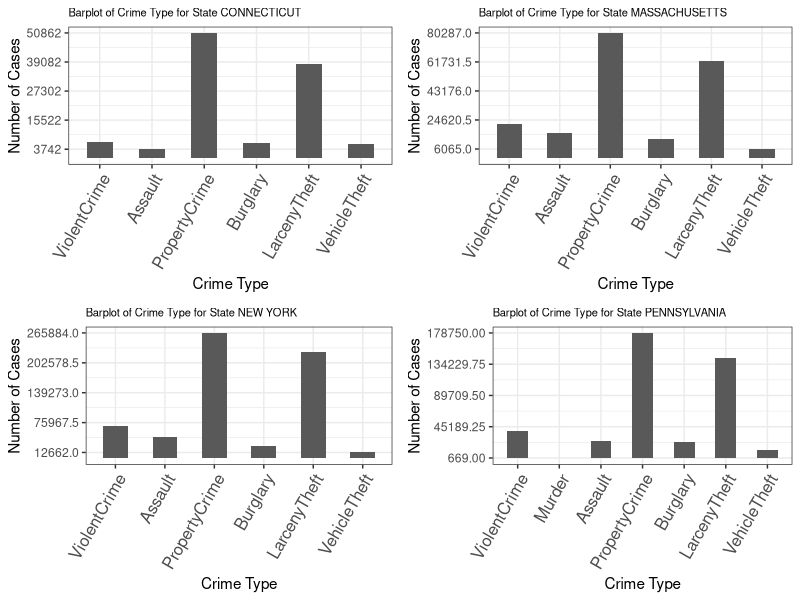
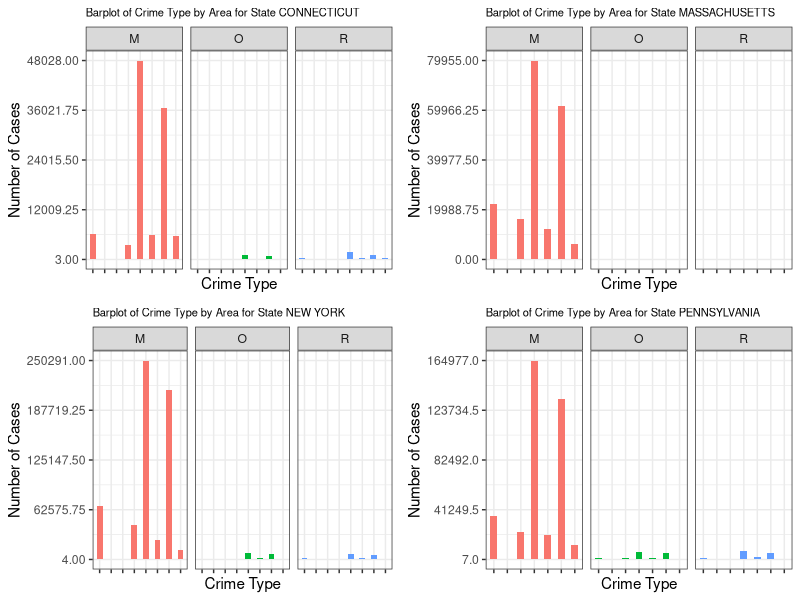
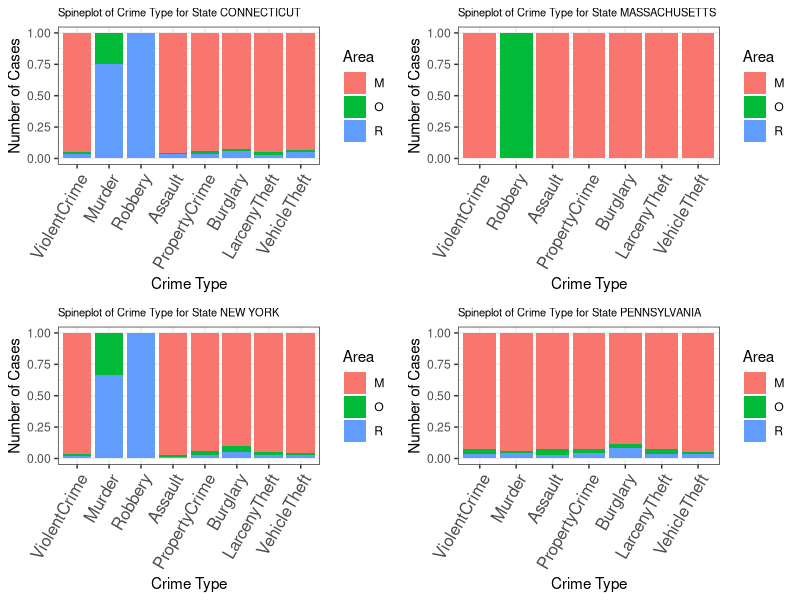
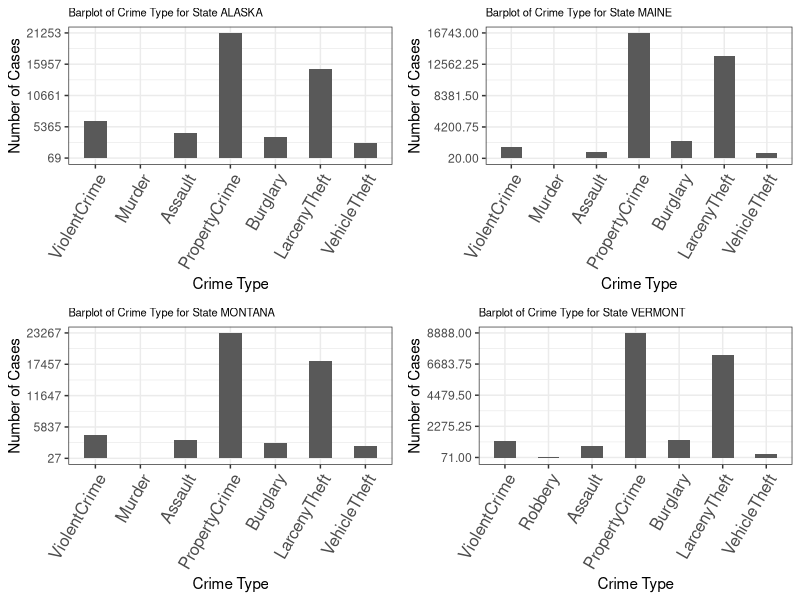
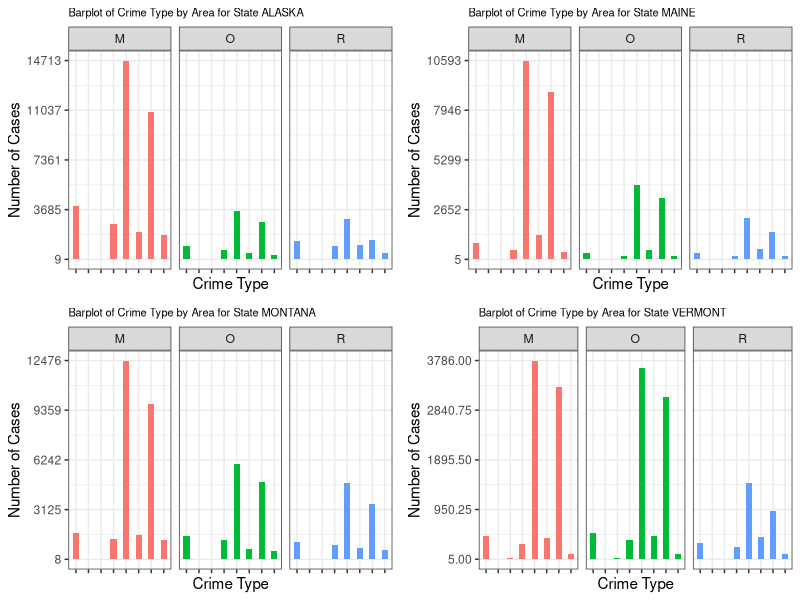
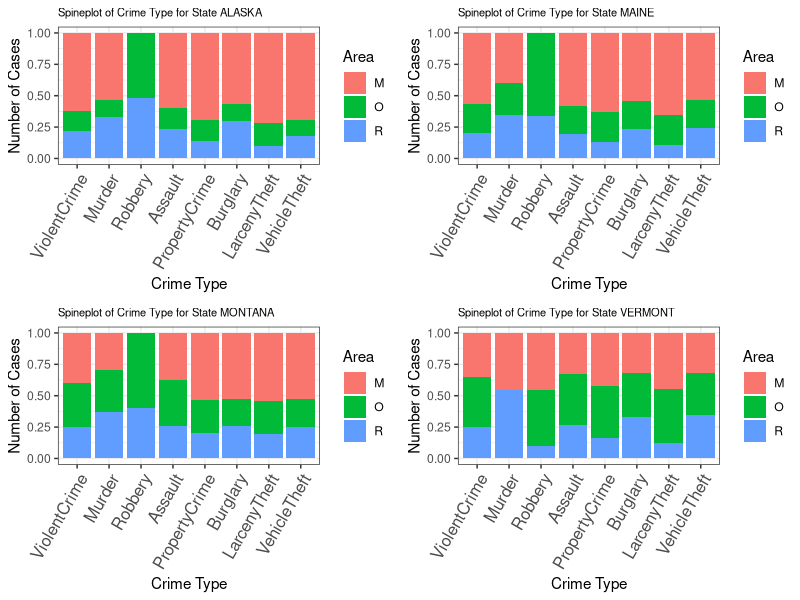

The R script that drew these images, in order:
## ---- chunk 1
library(ggplot2)
library(tidyr)
library(dplyr)
library(cowplot)

dt <- read.csv("../raw data/alldata_Part1.csv")
names(dt)[8:14] <- c("Murder", "Robbery", "Assault", "PropertyCrime", "Burglary", "LarcenyTheft", "VehicleTheft") 


### By area by crime type ###

visual.fun <- function(year=NULL, state = 'WISCONSIN',  type='reported', data=dt){
  
  #mydata <- paste(paste("Data", year, sep=""), "Part1", sep = "_")
  indicator <- ifelse(type=='reported', 'Y', 'N')
  
  if(!is.null(year)){
    mydata <- data[which(data$Year == year),]
    
    fig <- 
      mydata  %>%
      filter(State == state) %>%
      gather(., crimetype, number_of_crime, ViolentCrime:VehicleTheft, factor_key = TRUE) %>%
      filter(Actual == indicator)%>%
      filter(!is.na(as.numeric(number_of_crime)))
    
    fig$number_of_crime <- as.numeric(fig$number_of_crime)
    
    min.dt <- min(fig$number_of_crime, na.rm = T)
    max.dt <- max(fig$number_of_crime, na.rm = T)
    
    p1 <- ggplot(aes(x=crimetype, y=number_of_crime,fill=Area), data=fig) +
      geom_bar(stat="identity", width=.5, position = "dodge") +
      facet_wrap(~Area)+
      scale_y_continuous(breaks = seq(min.dt, max.dt, length.out = 5)) + 
      xlab("Crime Type") +
      ylab("Number of Cases") + 
      ggtitle(paste("Barplot of Crime Type by Area for State", state, sep=" ")) +
      theme_bw() +
      theme(axis.text.x = element_blank(), legend.position = 'none') +
      theme(plot.title = element_text(size=8))
    
    
    ### by crime type ###
    
    fig1 <- 
      mydata  %>%
      filter(State == state) %>%
      gather(., crimetype, number_of_crime, ViolentCrime:VehicleTheft, factor_key = TRUE) %>%
      filter(Actual == indicator) %>%
      group_by(State, crimetype) %>%
      summarise(total = sum(as.numeric(number_of_crime))) %>%
      filter(!is.na(total))
    
    
    min.dt <- min(fig1$total, na.rm = T)
    max.dt <- max(fig1$total, na.rm = T)
    
    
    p2 <- ggplot(aes(x=crimetype, y=total), data=fig1) +
      geom_bar(stat="identity", width=.5, position = "dodge") +
      scale_y_continuous(breaks = seq(min.dt, max.dt, length.out = 5)) + 
      xlab("Crime Type") +
      ylab("Number of Cases") + 
      ggtitle(paste("Barplot of Crime Type for State", state, sep=" ")) +
      theme_bw() +
      theme(axis.text.x = element_text(size = 12, angle = 60, hjust = 1), legend.position = 'none') +
      theme(plot.title = element_text(size=8))
    # ,element_text(size = 12, angle = 60, hjust = 1
    
    ### Spine plot ###
    
    p3 <- ggplot(aes(x=crimetype, y=number_of_crime, fill=Area), data=fig) +
      geom_bar(stat="identity", position="fill") +
      xlab("Crime Type") +
      ylab("Number of Cases") + 
      ggtitle(paste("Spineplot of Crime Type for State", state, sep=" ")) +
      theme_bw() +
      theme(axis.text.x = element_text(size = 12, angle = 60, hjust = 1)) +
      theme(plot.title = element_text(size=8))
    
    return.list <- list("Barplot.by.area" = p1, 
                        "Barplot.by.type" = p2,
                        "spineplot" = p3)
  }
  

  
  
  return(return.list)
  
}
## ---- chunk 2
fig_CT <- visual.fun(year = 2019, state = "CONNECTICUT")  
fig_MA <- visual.fun(year = 2019, state = "MASSACHUSETTS") 
fig_NY <- visual.fun(year = 2019, state = "NEW YORK")  
fig_PA <- visual.fun(year = 2019, state = "PENNSYLVANIA")  

# The three Barplot.by.type plots show that in all of the states, "property crime" 
# occurred way more frequent than "violent crime", because it is obviously "easier"
# to conduct property crimes. And in the property crime category, "larceny theft"
# is the most dominant one. This observation holds true in almost all 
# of the cases.

p1<-fig_CT$Barplot.by.type
p2<-fig_MA$Barplot.by.type
p3<-fig_NY$Barplot.by.type
p4<-fig_PA$Barplot.by.type

plot_grid(p1,p2,p3,p4,ncol=2)

# After dividing the crimes by regions, we can see that most crimes in these 3 
# states occurred in metropolitan area, which makes sense as this area is the 
# most populated region, so the crime cases were not surprisingly higher. 

  
p5 <- fig_CT$Barplot.by.area
p6 <- fig_MA$Barplot.by.area
p7 <-fig_NY$Barplot.by.area
p8 <- fig_PA$Barplot.by.area
plot_grid(p5,p6,p7,p8,ncol=2)


# It is shown more clearly here that, in the mega New England States, most of the 
# crimes occur in metropolitan area. However, the cases of "murder" and "burglary" 
# occurred a little bit more frequently in outside of metropolitan and rural 
# areas. This result may draw attention to potential policy changes on the 
# arrangement of armed police officers and weapon distribution.
p9 <- fig_CT$spineplot
p10 <- fig_MA$spineplot
p11 <- fig_NY$spineplot
p12 <- fig_PA$spineplot
plot_grid(p9,p10,p11,p12,ncol=2)



## ---- chunk 3
fig_AL <- visual.fun(year = 2019, state = "ALASKA")  
fig_ME <- visual.fun(year = 2019, state = "MAINE") 
fig_MT <- visual.fun(year = 2019, state = "MONTANA") 
fig_VT <- visual.fun(year = 2019, state = "VERMONT") 

# We can tell that in state ALASKA, MAINE, MONTANA and VERMONT, "property crime"
# is also the most frequently occurred crime, and among it, "larceny theft" is the 
# most one. This is consistent with our conclusion before. 

p13 <- fig_AL$Barplot.by.type
p14 <- fig_ME$Barplot.by.type
p15 <- fig_MT$Barplot.by.type
p16 <- fig_VT$Barplot.by.type
plot_grid(p13,p14,p15,p16,ncol=2)

# However, it's quite obvious that in these states, in region "outside of 
# metropolitan area" and "rural area", the number of crime cases appear to 
# be a lot more. But because of the difference in scales, we need to look 
# at the relative proportion graphs below.
p17 <- fig_AL$Barplot.by.area
p18 <- fig_ME$Barplot.by.area
p19 <- fig_MT$Barplot.by.area
p20 <- fig_VT$Barplot.by.area
plot_grid(p17,p18,p19,p20,ncol=2)

# The graph structure is very different from the ones in New England states. 
# The proportion of each crimes in area "O" and "R" are visibly larger. 
# Therefore, the distribution of crimes in each area is more even, and in 
# state of MONTANA and VERMONT, some crimes such as murder and assault, the 
# cases in "O" and "R" even exceed "M" area. 

p21 <- fig_AL$spineplot
p22 <- fig_ME$spineplot
p23 <- fig_MT$spineplot
p24 <- fig_VT$spineplot
plot_grid(p21,p22,p23,p24,ncol=2)


